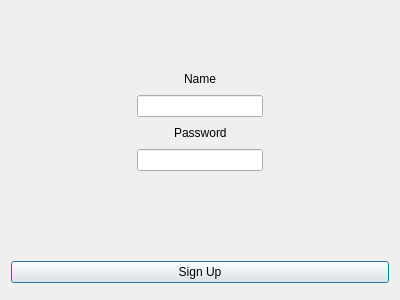
<?xml version="1.0" encoding="UTF-8"?>
<ui version="4.0">
 <class>Dialog</class>
 <widget class="QDialog" name="Dialog">
  <property name="geometry">
   <rect>
    <x>0</x>
    <y>0</y>
    <width>400</width>
    <height>300</height>
   </rect>
  </property>
  <property name="windowTitle">
   <string>Authorization</string>
  </property>
  <property name="styleSheet">
   <string notr="true"/>
  </property>
  <layout class="QVBoxLayout" name="verticalLayout">
   <item>
    <layout class="QVBoxLayout" name="verticalLayout_3">
     <item>
      <spacer name="verticalSpacer_2">
       <property name="orientation">
        <enum>Qt::Vertical</enum>
       </property>
       <property name="sizeHint" stdset="0">
        <size>
         <width>20</width>
         <height>40</height>
        </size>
       </property>
      </spacer>
     </item>
     <item>
      <layout class="QHBoxLayout" name="horizontalLayout_3">
       <item>
        <spacer name="horizontalSpacer_5">
         <property name="orientation">
          <enum>Qt::Horizontal</enum>
         </property>
         <property name="sizeHint" stdset="0">
          <size>
           <width>40</width>
           <height>20</height>
          </size>
         </property>
        </spacer>
       </item>
       <item>
        <widget class="QLabel" name="label">
         <property name="text">
          <string>Name</string>
         </property>
        </widget>
       </item>
       <item>
        <spacer name="horizontalSpacer_6">
         <property name="orientation">
          <enum>Qt::Horizontal</enum>
         </property>
         <property name="sizeHint" stdset="0">
          <size>
           <width>40</width>
           <height>20</height>
          </size>
         </property>
        </spacer>
       </item>
      </layout>
     </item>
     <item>
      <layout class="QHBoxLayout" name="horizontalLayout">
       <item>
        <spacer name="horizontalSpacer">
         <property name="orientation">
          <enum>Qt::Horizontal</enum>
         </property>
         <property name="sizeHint" stdset="0">
          <size>
           <width>40</width>
           <height>20</height>
          </size>
         </property>
        </spacer>
       </item>
       <item>
        <widget class="QLineEdit" name="username"/>
       </item>
       <item>
        <spacer name="horizontalSpacer_2">
         <property name="orientation">
          <enum>Qt::Horizontal</enum>
         </property>
         <property name="sizeHint" stdset="0">
          <size>
           <width>40</width>
           <height>20</height>
          </size>
         </property>
        </spacer>
       </item>
      </layout>
     </item>
     <item>
      <layout class="QHBoxLayout" name="horizontalLayout_4">
       <item>
        <spacer name="horizontalSpacer_7">
         <property name="orientation">
          <enum>Qt::Horizontal</enum>
         </property>
         <property name="sizeHint" stdset="0">
          <size>
           <width>40</width>
           <height>20</height>
          </size>
         </property>
        </spacer>
       </item>
       <item>
        <widget class="QLabel" name="label_2">
         <property name="text">
          <string>Password</string>
         </property>
        </widget>
       </item>
       <item>
        <spacer name="horizontalSpacer_8">
         <property name="orientation">
          <enum>Qt::Horizontal</enum>
         </property>
         <property name="sizeHint" stdset="0">
          <size>
           <width>40</width>
           <height>20</height>
          </size>
         </property>
        </spacer>
       </item>
      </layout>
     </item>
     <item>
      <layout class="QHBoxLayout" name="horizontalLayout_2">
       <item>
        <spacer name="horizontalSpacer_3">
         <property name="orientation">
          <enum>Qt::Horizontal</enum>
         </property>
         <property name="sizeHint" stdset="0">
          <size>
           <width>40</width>
           <height>20</height>
          </size>
         </property>
        </spacer>
       </item>
       <item>
        <widget class="QLineEdit" name="password"/>
       </item>
       <item>
        <spacer name="horizontalSpacer_4">
         <property name="orientation">
          <enum>Qt::Horizontal</enum>
         </property>
         <property name="sizeHint" stdset="0">
          <size>
           <width>40</width>
           <height>20</height>
          </size>
         </property>
        </spacer>
       </item>
      </layout>
     </item>
     <item>
      <layout class="QHBoxLayout" name="horizontalLayout_11">
       <item>
        <spacer name="horizontalSpacer_19">
         <property name="orientation">
          <enum>Qt::Horizontal</enum>
         </property>
         <property name="sizeHint" stdset="0">
          <size>
           <width>40</width>
           <height>20</height>
          </size>
         </property>
        </spacer>
       </item>
       <item>
        <widget class="QLabel" name="error">
         <property name="enabled">
          <bool>true</bool>
         </property>
         <property name="text">
          <string/>
         </property>
        </widget>
       </item>
       <item>
        <spacer name="horizontalSpacer_20">
         <property name="orientation">
          <enum>Qt::Horizontal</enum>
         </property>
         <property name="sizeHint" stdset="0">
          <size>
           <width>40</width>
           <height>20</height>
          </size>
         </property>
        </spacer>
       </item>
      </layout>
     </item>
     <item>
      <spacer name="verticalSpacer">
       <property name="orientation">
        <enum>Qt::Vertical</enum>
       </property>
       <property name="sizeHint" stdset="0">
        <size>
         <width>20</width>
         <height>40</height>
        </size>
       </property>
      </spacer>
     </item>
     <item>
      <widget class="QPushButton" name="auth_btn">
       <property name="text">
        <string>Sign Up</string>
       </property>
      </widget>
     </item>
    </layout>
   </item>
   <item>
    <widget class="QDialogButtonBox" name="buttonBox">
     <property name="orientation">
      <enum>Qt::Horizontal</enum>
     </property>
     <property name="standardButtons">
      <set>QDialogButtonBox::NoButton</set>
     </property>
    </widget>
   </item>
  </layout>
 </widget>
 <resources/>
 <connections>
  <connection>
   <sender>buttonBox</sender>
   <signal>accepted()</signal>
   <receiver>Dialog</receiver>
   <slot>accept()</slot>
   <hints>
    <hint type="sourcelabel">
     <x>248</x>
     <y>254</y>
    </hint>
    <hint type="destinationlabel">
     <x>157</x>
     <y>274</y>
    </hint>
   </hints>
  </connection>
  <connection>
   <sender>buttonBox</sender>
   <signal>rejected()</signal>
   <receiver>Dialog</receiver>
   <slot>reject()</slot>
   <hints>
    <hint type="sourcelabel">
     <x>316</x>
     <y>260</y>
    </hint>
    <hint type="destinationlabel">
     <x>286</x>
     <y>274</y>
    </hint>
   </hints>
  </connection>
 </connections>
</ui>
